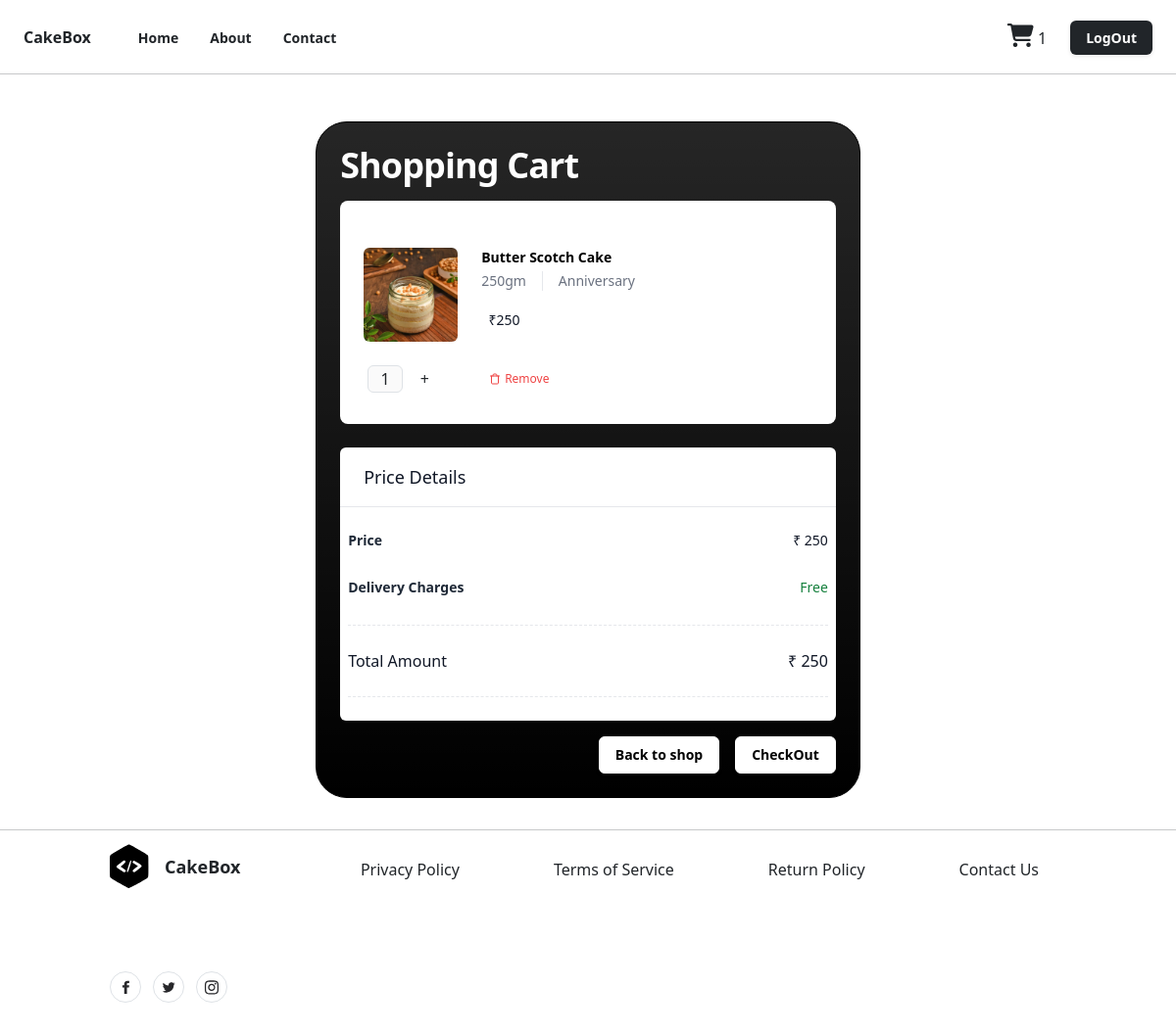
/cakes/basket/items/all/ (signed in), run on an earlier commit of the app's database.
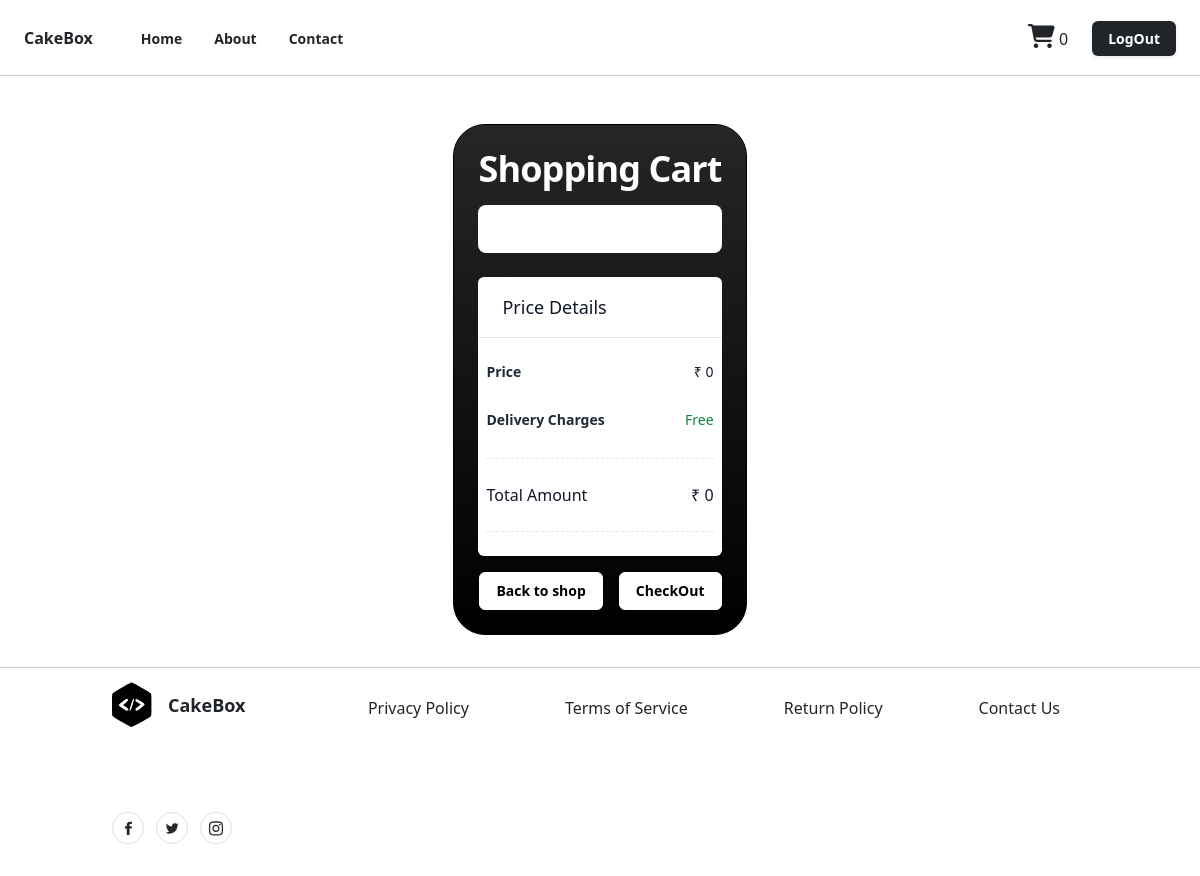
And on a later commit of the database.
### shop/models.py (models this page shows, shortened)
class BasketItem(models.Model):
    cake_varient_object=models.ForeignKey(CakeVarient,on_delete=models.CASCADE,related_name="cakevarient")
    qty=models.PositiveIntegerField(default=1)
    basket_object=models.ForeignKey(Basket,on_delete=models.CASCADE,related_name="cartitem")
    occasion_object=models.ForeignKey(Occasion,on_delete=models.CASCADE,null=True)
    is_order_placed=models.BooleanField(default=False)
    created_date=models.DateTimeField(auto_now_add=True)
    updated_date=models.DateTimeField(auto_now=True)
    is_active=models.BooleanField(default=True)
    @property
    def item_total(self):
        return self.qty*self.cake_varient_object.price

class CakeVarient(models.Model):
    cake_object=models.ForeignKey(Cake,on_delete=models.CASCADE,related_name='cakeitem')
    flavour_object=models.ForeignKey(Flavour,on_delete=models.CASCADE,)
    category_object=models.ForeignKey(Category,on_delete=models.CASCADE,name="cakecategory")
    image=models.ImageField(upload_to="cake_images",default="default.jpg",null=True,blank=True)
    shape_options=(
        ("Round","Round"),
        ("Square","Square"),
        ("Rectangle","Rectangle"),
        ("Heart","Heart"),
        ("Custom","Custom"),
   )
    shape=models.CharField(max_length=150,choices=shape_options,default="custom")
    weight_options=(
        ("250gm","250gm"),
        ("500gm","500gm"),
        ("1kg","1kg"),
        ("2kg","2kg"),
        ("Custom","Custom"),
    )
    weight=models.CharField(max_length=150,choices=weight_options,default="500")
    price=models.PositiveIntegerField()
    created_date=models.DateTimeField(auto_now_add=True)
    updated_date=models.DateTimeField(auto_now=True)
    is_active=models.BooleanField(default=True)

class Cake(models.Model):
    name=models.CharField(max_length=150,unique=True)
    occasion_object=models.ManyToManyField(Occasion)
    created_date=models.DateTimeField(auto_now_add=True)
    updated_date=models.DateTimeField(auto_now=True)
    is_active=models.BooleanField(default=True)

class Occasion(models.Model):
    occasion_name=models.CharField(max_length=150,unique=True)
    created_date=models.DateTimeField(auto_now_add=True)
    updated_date=models.DateTimeField(auto_now=True)
    is_active=models.BooleanField(default=True)

class Basket(models.Model):
    owner=models.OneToOneField(User,on_delete=models.CASCADE,related_name="cart")
    created_date=models.DateTimeField(auto_now_add=True)
    updated_date=models.DateTimeField(auto_now=True)
    is_active=models.BooleanField(default=True)
    @property
    def cart_items(self):
        return self.cartitem.filter(is_order_placed=False)
    @property
    def cart_item_count(self):
        return self.cart_items.count()
    @property
    def basket_total(self):
        basket_items=self.cart_items
        if basket_items:
            total=sum([bi.item_total for bi in basket_items])
            return total
        return 0

### shop/views.py (the view)
# urls.py: path("cakes/basket/items/all/",views.BasketItemListView.as_view(),name="basket-items"),
@method_decorator([signin_required,never_cache],name="dispatch")
class BasketItemListView(View):
    def get(self,request,*args,**kwargs):
        qs=request.user.cart.cartitem.filter(is_order_placed=False)
        return render(request,"cart_list.html",{"data":qs})

### shop/context_processors.py (called while the page is built)
def basket_count(request):
    if request.user.is_authenticated:
        count=request.user.cart.cart_item_count
        return {"cart_count":count}
    else:
        return {"cart_count":0}

### shop/templates/cart_list.html (shortened to what the changed rows need)
{%extends 'base.html'%}
{%block main_block%}
<div class="mx-auto max-w-7xl px-2 lg:px-0 d-flex ">
  <div class="mx-auto max-w-2xl px-4 py-4 mt-5 lg:max-w-7xl border border-black rounded-5 bg-black bg-gradient">
    <h1 class="text-3xl font-bold tracking-tight text-white mb-3 sm:text-4xl">
      Shopping Cart
    </h1>
      <section aria-labelledby="cart-heading" class="rounded-lg bg-white lg:col-span-8 p-4">
        <ul role="list" class="divide-y divide-gray-200">
          {%for bi in data%}
          <div class="">
            <li class="flex py-6 sm:py-6 ">
              <div class="flex-shrink-0">
                <img src="{{bi.cake_varient_object.image.url}}" alt="No image"
                  class="sm:h-38 sm:w-38 h-24 w-24 rounded-md object-contain object-center" />
              </div>
              <div class="ml-4 flex flex-1 flex-col justify-between sm:ml-6">
                <div class="relative pr-9 sm:grid sm:grid-cols-2 sm:gap-x-6 sm:pr-0">
                  <div>
                    <div class="flex justify-between">
                      <h3 class="text-sm">
                        <a href="#" class="font-semibold text-black">
                          {{bi.cake_varient_object.cake_object.name}}
                        </a>
                      </h3>
                    </div>
                    <div class="mt-1 flex text-sm">
                      <p class="text-sm text-gray-500">{{bi.cake_varient_object.weight}}</p>
                      <p class="ml-4 border-l border-gray-200 pl-4 text-sm text-gray-500">
                        {{bi.occasion_object.occasion_name}}
                      </p>
                    </div>
                    <div class="mt-1 flex items-end">
                      <p class="text-sm font-medium text-gray-900 mt-3">  ₹{{bi.item_total}}</p>
                    </div>
                  </div>
                </div>
              </div>
            </li>
            <div class="mb-2 flex">
              <div class="min-w-24 flex">
                <form action="{%url 'cart-qty' bi.id %}" method="post">
                  <input type="text" class="mx-1 h-7 w-9 rounded-md border text-center" value="{{bi.qty}}" disabled />
                  <button type="submit" class=" h-7 w-7 items-center justify-center" name="counterbutton" value="+">
                    +
                  </button>
                </form>
              </div>
              <div class="ml-6 flex text-sm">
                <button type="submit" class="flex items-center space-x-1 px-2 py-1 pl-0">
                  <span class="text-xs font-medium text-red-500">
                    <a href="{%url 'basket-item-remove' bi.id %}">Remove</a>
                  </span>
                </button>
              </div>
            </div>
          </div>
          {%endfor%}
    </ul>
    </section>
    <section aria-labelledby="summary-heading" class="mt-16 rounded-md bg-white lg:col-span-4 lg:mt-0 lg:p-0">
      <h2 id="summary-heading"
        class=" border-b border-gray-200 px-4 py-3 text-lg font-medium text-gray-900 sm:p-4 mt-4">
        Price Details
      </h2>
      <div>
        <dl class=" space-y-1 px-2 py-4">
          <div class="flex items-center justify-between">
            <dt class="text-sm text-gray-800">Price</dt>
            <dd class="text-sm font-medium text-gray-900">₹ {{request.user.cart.basket_total}}</dd>
          </div>
          <div class="flex items-center justify-between border-y border-dashed py-4 ">
            <dt class="text-base font-medium text-gray-900">Total Amount</dt>
            <dd class="text-base font-medium text-gray-900">₹ {{request.user.cart.basket_total}}</dd>
          </div>
        </dl>
      </div>
    </section>
  </div>
</div>
{%endblock%}

What changed in the data, as far as the page shows it:
no longer on this page (row edited): BasketItem: cake_varient_object.image (picture), cake_varient_object.cake_object.name "Butter Scotch Cake", cake_varient_object.weight "250gm", occasion_object.occasion_name "Anniversary", item_total "250", qty "1"
Also different on the page:
{{ cart_count }}: "1" → "0"
{{ request.user.cart.basket_total }}: "250" → "0"
